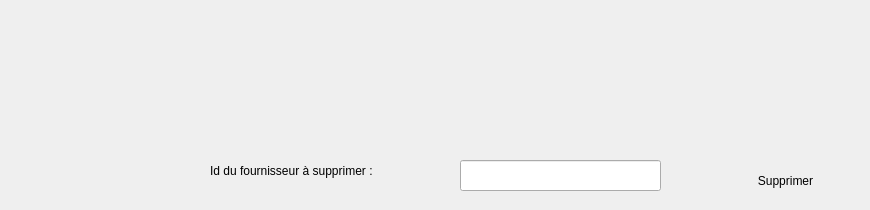
        <widget class="QWidget" name="tab_15">
         <attribute name="title">
          <string>Supprimer un fournisseur</string>
         </attribute>
         <widget class="QLabel" name="label_33">
          <property name="geometry">
           <rect>
            <x>210</x>
            <y>145</y>
            <width>231</width>
            <height>51</height>
           </rect>
          </property>
          <property name="styleSheet">
           <string notr="true">font: 10pt &quot;MS Shell Dlg 2&quot;;
background-color: transparent;
background: none;
border: none;
background-repeat: none;</string>
          </property>
          <property name="text">
           <string>Id du fournisseur à supprimer :</string>
          </property>
         </widget>
         <widget class="QLineEdit" name="id_supp_2">
          <property name="geometry">
           <rect>
            <x>460</x>
            <y>160</y>
            <width>201</width>
            <height>31</height>
           </rect>
          </property>
         </widget>
         <widget class="QPushButton" name="supprimerF_2">
          <property name="geometry">
           <rect>
            <x>710</x>
            <y>160</y>
            <width>151</width>
            <height>41</height>
           </rect>
          </property>
          <property name="styleSheet">
           <string notr="true">font: 10pt &quot;MS Shell Dlg 2&quot;;
background-color: transparent;
background: none;
border: none;
background-repeat: none;
border-image: url(:/new/prefix1/buttons_PNG167.png);
</string>
          </property>
          <property name="text">
           <string>Supprimer</string>
          </property>
         </widget>
        </widget>
